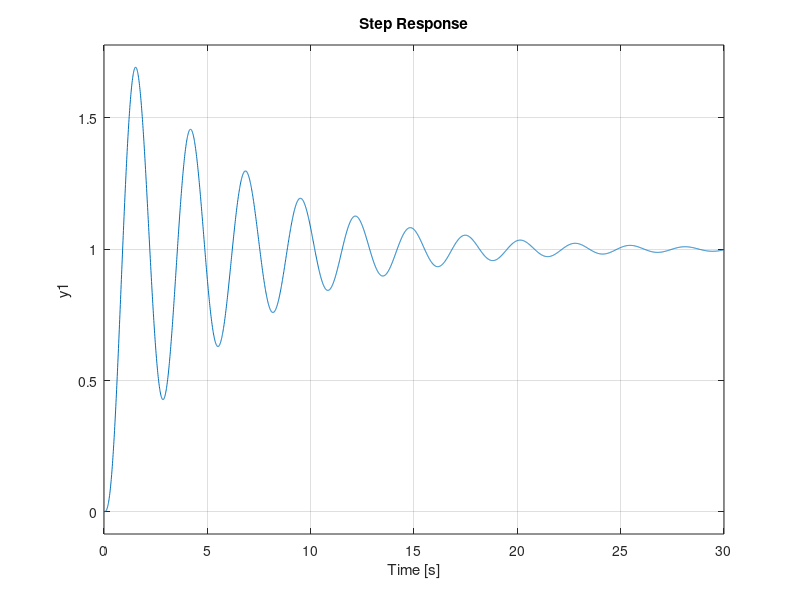

Write the MATLAB code that produced this figure.
s= tf('s');
Ku=60;
Tu= 1.624;
Ti= Tu/1.2 ;

Kp = 0.45*Ku;
Ki=Kp/Ti;

G= 1/((s+1)*(s+2)*(s+3));
C =pid(Kp,Ki);
T = feedback(C*G,1)
t = 0:0.01:30;
step(T,t)
